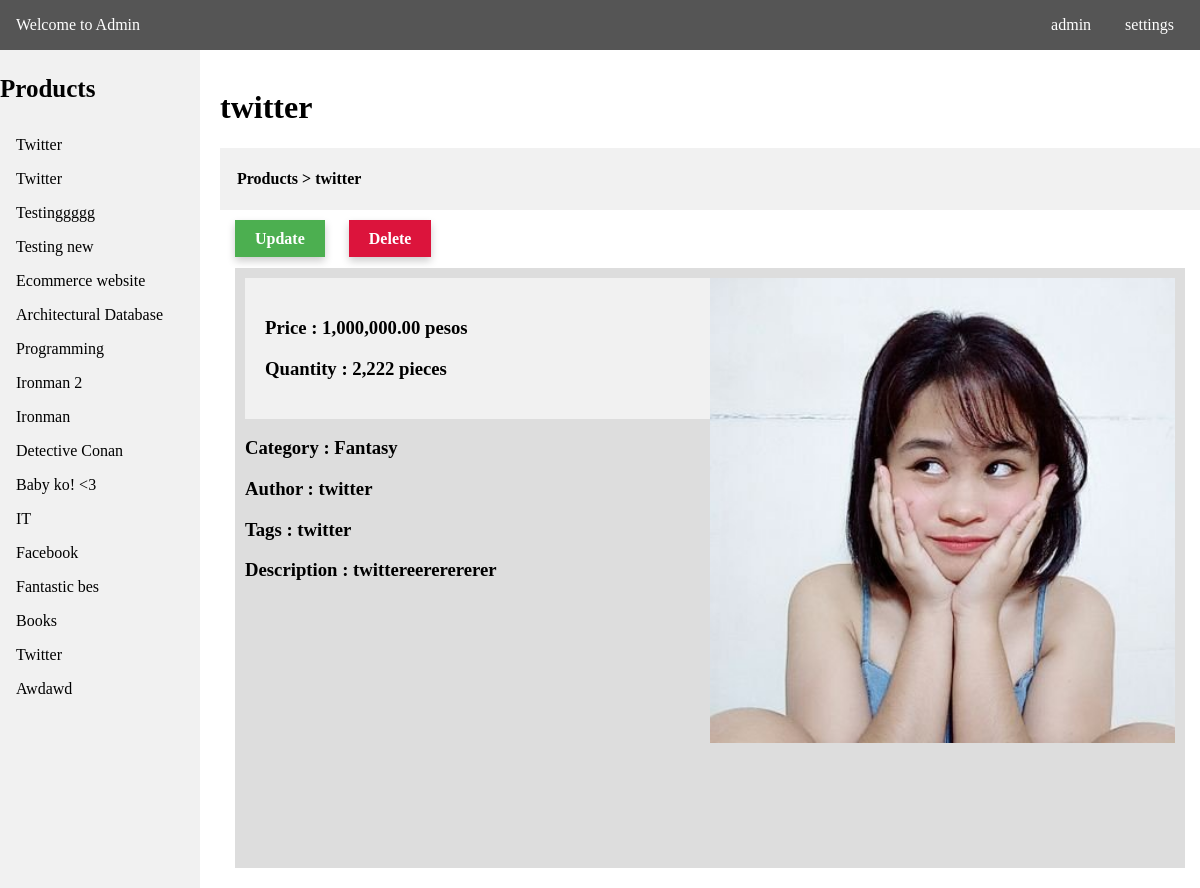
Page /admin/product_details.php?id=128 on the earlier database version.
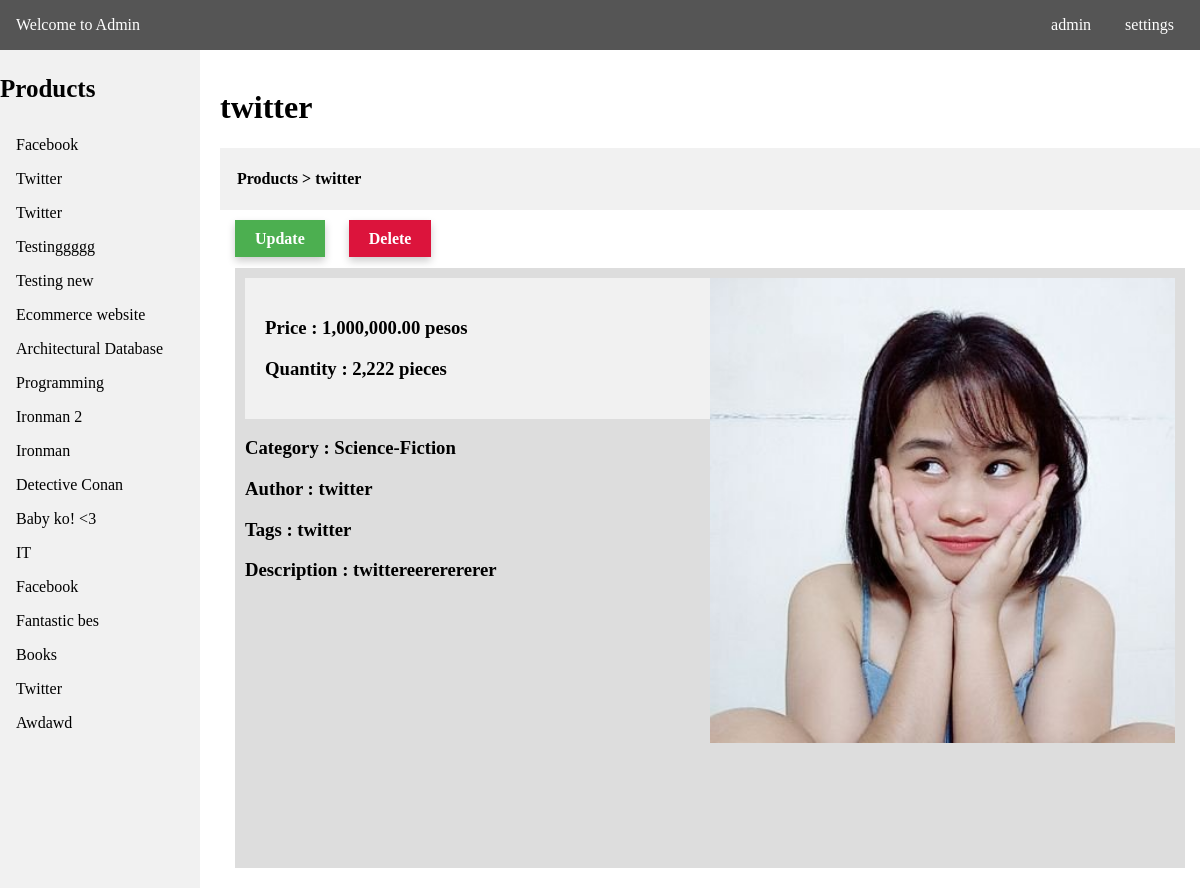
Same page on the later database version.
### tables this page shows
CREATE TABLE `tbl_stack` (
  `id` int(11) NOT NULL,
  `title` varchar(50) DEFAULT NULL,
  `category` varchar(255) NOT NULL,
  `price` int(20) NOT NULL,
  `quantity` int(20) NOT NULL,
  `title_desc` varchar(50) DEFAULT NULL,
  `image` varchar(255) NOT NULL,
  `some_text` varchar(50) DEFAULT NULL,
  `description` text,
  `date_created` datetime NOT NULL DEFAULT CURRENT_TIMESTAMP
);

### api/dbh.php (called while the page is built, shortened)
<?php
class dbh {
    public function __construct() {
        $this->servername = HOST;
        $this->username = USER;
        $this->password = PASS;
        $this->dbname = DBNAME;
        $this->conn = mysqli_connect($this->servername,$this->username,$this->password,$this->dbname);
    }
}
?>

### config.php (called while the page is built, shortened)
<?php
include API.'dbh.php';
include API.'viewUser.php';
$viewUser = new ViewUser;
?>

### api/viewUser.php (called while the page is built, shortened)
<?php
class ViewUser extends User {
    public function get_data($get_table) {
        $query = "SELECT * FROM ".$get_table." ORDER BY id DESC";
        $res = mysqli_query($this->conn,$query);
        return $res;
    }
    public function select_where($table_name, $where_condition)
      {
           $condition = '';
           $array = array();
           foreach($where_condition as $key => $value)
           {
                $condition .= $key . " = '".$value."' AND ";
           }
           $condition = substr($condition, 0, -5);
           $query = "SELECT * FROM ".$table_name." WHERE " . $condition;
           $result = mysqli_query($this->conn, $query);
           while($row = mysqli_fetch_array($result))
           {
                $array[] = $row;
           }
           return $array;
      }
}
?>

### admin/product_details.php (the view, shortened to what this page needs)
<?php
include '../config.php';
    $table = "tbl_stack";
    $id = array(
        'id' => $_GET['id']
    );
    $res = $viewUser->select_where($table, $id);
    foreach ($res as $data) {
        $ptitle = $data['title'];
        $title_desc = $data['title_desc'];
        $some_text = $data['some_text'];
        $desc = $data['description'];
        $image = $data['image'];
        $category = $data['category'];
        $price = $data['price'];
        $quantity = $data['quantity'];
        $pid = $data['id'];
        $money = number_format($price,2);
        $qty = number_format($quantity);
    }
?>
<!DOCTYPE html>
<html>
<head>
    <link rel="stylesheet" type="text/css" media="screen" href="admin_css/main.css" />
</head>
<body>
<div class="header">
    <p><a style="color:#fff;text-decoration:none;" href="<?php echo ADMIN_URL;?>">Welcome to Admin</a></p>
    <div class="head-content">
        <p>admin</p>
        <p>settings</p>
    </div>
</div>
<nav>
    <ul>
    <p style="font-size:25px;font-weight:bold;">Products</p>
    <?php
        $tbl = "tbl_stack";
        $res = $viewUser->get_data($tbl);
        while($row = $res->fetch_assoc()) {
            $title = $row['title'];
            $id = $row['id'];
    ?>
        <li><a href="<?php echo ADMIN_URL.'product_details.php?id='.$id; ?>"><?php echo ucfirst($title); ?></a></li>
    <?php
        }
    ?>
    </ul>
</nav>
<div class="container">
    <br>
<h1><?php echo $ptitle; ?></h1>
<div style="background-color:#f1f1f1;padding:1px;"><h4>&nbsp &nbsp <a style="color:#000;text-decoration:none;" href="<?php echo ADMIN_URL.'products.php';?>">Products</a> > <?php echo $ptitle; ?></h4></div>
    <div class="content">
        <div class="row">
            <div class="options">
                <a class="update" href="<?php echo ADMIN_URL.'product_update.php?id='.$pid;?>">Update</a>
                <a class="delete" onclick="return confirm('Are you sure?')" href="<?php echo ADMIN_URL.'ajax/delete.php?id='.$pid;?>">Delete</a>
            </div>
            <div style="padding: 20px;">
                <div style="padding:10px;width:100%;background-color:#ddd;">
                <img src="../<?php echo $image;?>" style="margin-left:10px;float:right;width:50%" alt="">
                <div style="padding:20px;width:100%;background-color:#f1f1f1;">
                    <h3>Price : <?php echo $money ? $money.' pesos'  : '0.00' ;?></h3>
                    <h3>Quantity : <?php echo $qty ? $qty.' pieces' : '0' ;?></h3>
                </div>
                <h3>Category : <?php echo $category;?></h3>
                <h3>Author : <?php echo $title_desc;?></h3>
                <h3>Tags : <?php echo $some_text;?></h3>
                <h3 style="height:280px;overflow:auto;">Description : <?php echo $desc;?></h3>
                </div>
            </div>
    </div>
    </div>
</div>
</body>
</html>

Differences in the rows shown:
added tbl_stack: title "Facebook"
changed tbl_stack "twitter": category "Fantasy" → "Science-Fiction"
